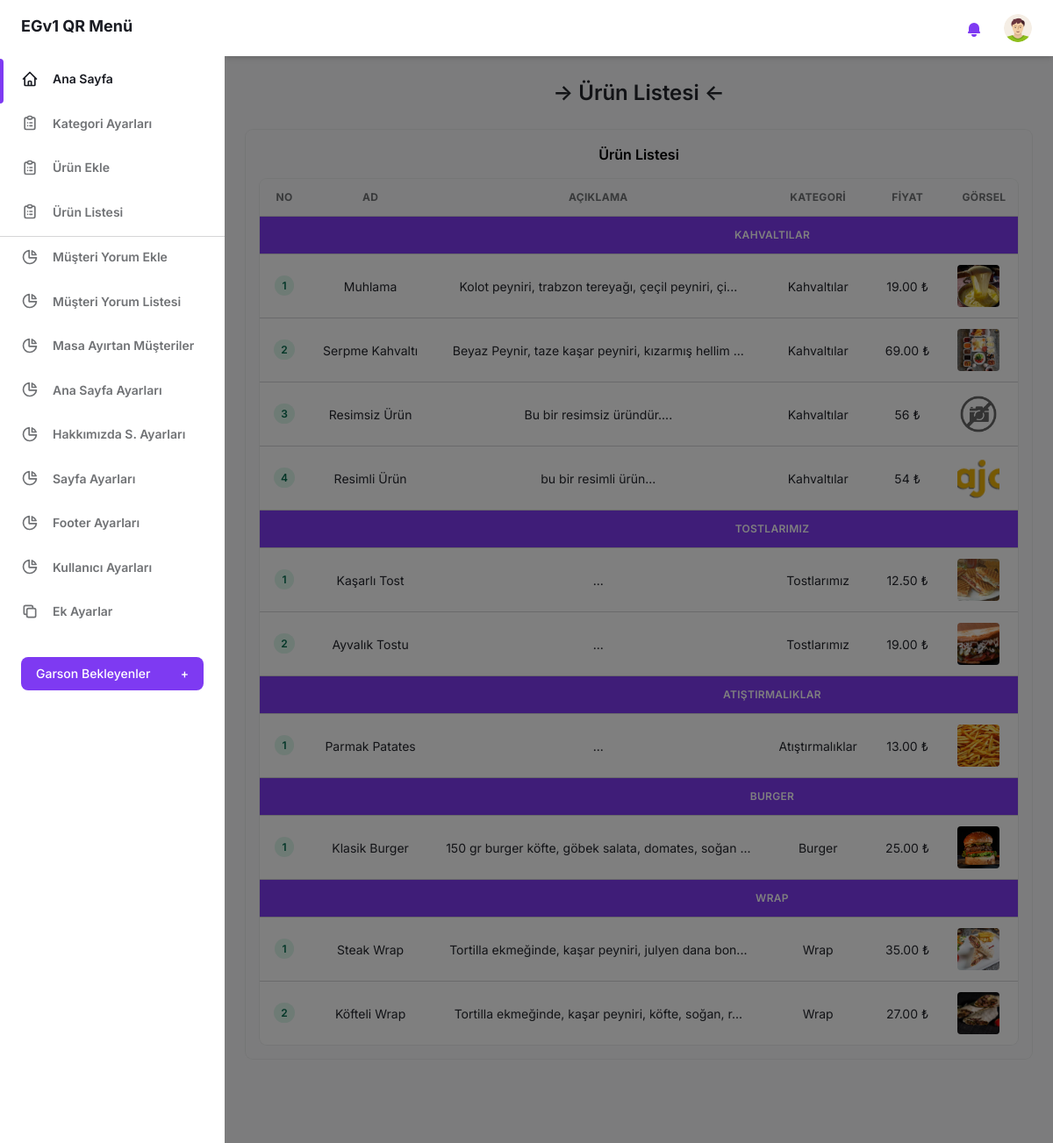
Page /admin-panel/urun-listesi.php (signed in) on the committed database.
### tables this page shows
CREATE TABLE IF NOT EXISTS `kategori_tablosu` (
  `kategori_id` int(11) NOT NULL AUTO_INCREMENT,
  `kategori_ad` varchar(50) NOT NULL,
  `kategori_resim` varchar(50) NOT NULL,
  `kategori_sira` int(3) NOT NULL,
  PRIMARY KEY (`kategori_id`)
);

CREATE TABLE IF NOT EXISTS `urun_tablosu` (
  `urun_id` int(11) NOT NULL AUTO_INCREMENT,
  `urun_ad` varchar(100) NOT NULL,
  `urun_aciklama` varchar(400) DEFAULT NULL,
  `urun_kategori` int(3) NOT NULL,
  `urun_fiyat` varchar(5) NOT NULL,
  `urun_gorsel` varchar(50) DEFAULT NULL,
  `urun_sira` int(3) NOT NULL DEFAULT '999',
  `one_cikar` int(1) DEFAULT '0',
  PRIMARY KEY (`urun_id`)
);

### admin-panel/urun-listesi.php (the view, shortened to what this page needs)
<?php
include("login-kontrol.php");
?>
<!DOCTYPE html>
<html :class="{ 'theme-dark': dark }" x-data="data()" lang="tr">
<head>
  <link rel="stylesheet" href="./assets/css/tailwind.output.css" />
</head>
<body>
  <div class="flex h-screen bg-gray-50 dark:bg-gray-900" :class="{ 'overflow-hidden': isSideMenuOpen}">
    <?php include("sidebar.php"); ?>
    <div class="flex flex-col flex-1">
      <?php include("header.php"); ?>
      <main class="h-full pb-16 overflow-y-auto">
        <div class="container px-6 mx-auto grid ">
          <h2 class="my-6 text-2xl text-center font-semibold  text-gray-700 dark:text-gray-400">
            &RightArrow; Ürün Listesi &LeftArrow;
          </h2>
          <div class="grid gap-6 mb-8">
            <div class="min-w-0 p-4 text-center rounded-lg shadow-xs">
              <h4 class="mb-4 font-semibold">
                Ürün Listesi
              </h4>
              <div class="w-full overflow-hidden rounded-lg shadow-xs">
                <div class="w-full overflow-x-auto">
                  <table class="w-full whitespace-no-wrap text-center">
                    <thead>
                      <tr class="text-xs font-semibold text-center tracking-wide text-left text-gray-500 uppercase border-b dark:border-gray-700 bg-gray-50 dark:text-gray-400 dark:bg-gray-800">
                        <th class="px-4 py-3">No</th>
                        <th class="px-4 py-3">Ad</th>
                        <th class="px-4 py-3">Açıklama</th>
                        <th class="px-4 py-3">Kategori</th>
                        <th class="px-4 py-3">Fiyat</th>
                        <th class="px-4 py-3">Görsel</th>
                      </tr>
                    </thead>
                    <tbody class="bg-white divide-y dark:divide-gray-700 dark:bg-gray-800">
                      <?php
                      $ksorgu = "SELECT * FROM kategori_tablosu";
                      $ksonuc = $db->query($ksorgu, PDO::FETCH_ASSOC);
                      foreach ($ksonuc as $ksatir) {
                        $kkid = $ksatir["kategori_id"];
                        $kad = $ksatir["kategori_ad"];
                        echo "<tr class='text-xs font-semibold text-center tracking-wide text-left bg-purple-600  text-white uppercase border-b dark:border-gray-700 bg-gray-50 dark:text-white dark:bg-purple-600'><td class='px-4 py-3' colspan='8'>$kad</td></tr>";
                        $sorgu = "SELECT * FROM urun_tablosu WHERE urun_kategori=$kkid ORDER BY urun_sira ASC";
                        $sonuc = $db->query($sorgu, PDO::FETCH_ASSOC);
                        $ksira = 0;
                        foreach ($sonuc as $satir) {
                          $ksira += 1;
                          $uid = $satir["urun_id"];
                          $uad = $satir["urun_ad"];
                          $uaciklama = $satir["urun_aciklama"];
                          $ukategori = $satir["urun_kategori"];
                          $ufiyat = $satir["urun_fiyat"];
                          $ugorsel = $satir["urun_gorsel"];
                          $urunsira = $satir["urun_sira"];
                          $onecikar = $satir["one_cikar"];
                          $uaciklama = mb_substr($uaciklama, 0, 50) . "...";
                          echo "
                                                <tr class='text-gray-700 dark:text-gray-4'>
                                                <td class='px-4 py-3 text-xs'>
                                                  <span class='px-2 py-1 font-semibold leading-tight text-green-700 bg-green-100 rounded-full dark:bg-green-700 dark:text-green-100'>
                                                    $ksira
                                                  </span>
                                                </td>
                                                <td class='px-4 py-3 text-sm dark:text-white'>$uad</td>
                                                <td class='px-4 py-3 text-sm dark:text-white'>
                                                $uaciklama
                                               </td>
                                               <td class='px-4 py-3 text-sm dark:text-white'> ";
                          $asorgu = "SELECT * FROM kategori_tablosu ORDER BY kategori_id ASC";
                          $asonuc = $db->query($asorgu, PDO::FETCH_ASSOC);
                          foreach ($asonuc as $asatir) {
                            $akid = $asatir["kategori_id"];
                            if ($ukategori == $akid) {
                              echo $asatir["kategori_ad"];
                            }
                          }
                          echo
                          "</td>
                                               <td class='px-4 py-3 text-sm dark:text-white'>
                                               $ufiyat ₺
                                               </td>
                                                <td class='px-4 py-3'>
                                                  <div class='flex items-center text-sm'>
                                                    <div class='w-12 h-12 mr-3'>
                                                  ";
                                                  if($ugorsel==null ){
                                                    echo"  <img class='object-cover w-full h-full rounded menu-resim' src='../images/resim-yok.png' />";
                                                  }else{
                                                    echo"  <img class='object-cover w-full h-full rounded menu-resim' src='../images/urun/$ugorsel' />";
                                                  }
                                                    echo"
                                                    </div>
                                                  </div>
                                                </td>
                                                <td class='px-4 py-3 text-sm dark:text-white'>
                                                <form method='POST'>
                                                <input type='hidden' value='$uid' name='urun-id'>
                                                <input type='text' name='urun-sira' value='$urunsira' size='1' maxlength='3' class='block  mt-1 text-center text-sm dark:border-gray-600 dark:bg-gray-700 focus:border-purple-400 focus:outline-none focus:shadow-outline-purple dark:text-gray-300 dark:focus:shadow-outline-gray form-input'/>
                                                </form>
                                                </td>
                                                <td class='px-4 py-3'>
                                                  <div class='flex items-center space-x-4 text-sm'>
                                                  <form method='POST' action='one-cikar.php'>
                                                  <input type='hidden' value='$uid' name='urun_id'>
                                                  <input type='hidden' value='$onecikar' name='one_cikar'>
                                                  <button class='flex items-center justify-between px-2 py-2 text-sm font-medium leading-5 text-purple-600 rounded-lg dark:text-gray-400 focus:outline-none focus:shadow-outline-gray' aria-label='Delete'>
                                                 ";
                          echo "
                                                  </button>
                                                  </form>
                                                  <a href='urun-duzenle.php?id=$uid''>
                                                    <button class='flex items-center justify-between px-2 py-2 text-sm font-medium leading-5 text-purple-600 rounded-lg dark:text-gray-400 focus:outline-none focus:shadow-outline-gray' aria-label='Edit'>
                                                      <svg class='w-5 h-5' aria-hidden='true' fill='currentColor' viewBox='0 0 20 20'>
                                                        <path d='M13.586 3.586a2 2 0 112.828 2.828l-.793.793-2.828-2.828.793-.793zM11.379 5.793L3 14.172V17h2.828l8.38-8.379-2.83-2.828z'>
                                                        </path>
                                                      </svg>
                                                    </button>
                                                        </a>
                                                    <form method='POST' action='urun-sil.php'>
                                                    <input type='hidden' value='$uid' name='urun_id'>
                                                    <input type='hidden' value='$ugorsel' name='urun_resim'>
                                                    <button class='flex items-center justify-between px-2 py-2 text-sm font-medium leading-5 text-purple-600 rounded-lg dark:text-gray-400 focus:outline-none focus:shadow-outline-gray' aria-label='Delete'>
                                                      <svg class='w-5 h-5' aria-hidden='true' fill='currentColor' viewBox='0 0 20 20'>
                                                        <path fill-rule='evenodd' d='M9 2a1 1 0 00-.894.553L7.382 4H4a1 1 0 000 2v10a2 2 0 002 2h8a2 2 0 002-2V6a1 1 0 100-2h-3.382l-.724-1.447A1 1 0 0011 2H9zM7 8a1 1 0 012 0v6a1 1 0 11-2 0V8zm5-1a1 1 0 00-1 1v6a1 1 0 102 0V8a1 1 0 00-1-1z' clip-rule='evenodd'></path>
                                                      </svg>
                                                    </button>
                                                    </form>
                                                  </div>
                                                </td>
                                              </tr>
                                                ";
                        }
                      }
                      ?>
                    </tbody>
                  </table>
                </div>
              </div>
            </div>
          </div>
        </div>
      </main>
    </div>
  </div>
</body>
</html>

### rows in the picture
kategori_tablosu: kategori_ad "KAHVALTILAR", kategori_ad "Kahvaltılar"
urun_tablosu: urun_ad "Muhlama", urun_aciklama "Kolot peyniri, trabzon tereyağı, çeçil peyniri, çi...", urun_fiyat "19.00", urun_gorsel (picture)
urun_tablosu: urun_ad "Serpme Kahvaltı", urun_aciklama "Beyaz Peynir, taze kaşar peyniri, kızarmış hellim ...", urun_fiyat "69.00", urun_gorsel (picture)
urun_tablosu: urun_ad "Resimsiz Ürün", urun_aciklama "Bu bir resimsiz üründür....", urun_fiyat "56"
urun_tablosu: urun_ad "Resimli Ürün", urun_aciklama "bu bir resimli ürün...", urun_fiyat "54", urun_gorsel (picture)
kategori_tablosu: kategori_ad "TOSTLARIMIZ", kategori_ad "Tostlarımız"
urun_tablosu: urun_ad "Kaşarlı Tost", urun_aciklama "...", urun_fiyat "12.50", urun_gorsel (picture)
urun_tablosu: urun_ad "Ayvalık Tostu", urun_aciklama "...", urun_fiyat "19.00", urun_gorsel (picture)
kategori_tablosu: kategori_ad "ATIŞTIRMALIKLAR", kategori_ad "Atıştırmalıklar"
urun_tablosu: urun_ad "Parmak Patates", urun_aciklama "...", urun_fiyat "13.00", urun_gorsel (picture)
kategori_tablosu: kategori_ad "BURGER", kategori_ad "Burger"
urun_tablosu: urun_ad "Klasik Burger", urun_aciklama "150 gr burger köfte, göbek salata, domates, soğan ...", urun_fiyat "25.00", urun_gorsel (picture)
kategori_tablosu: kategori_ad "WRAP", kategori_ad "Wrap"
urun_tablosu: urun_ad "Steak Wrap", urun_aciklama "Tortilla ekmeğinde, kaşar peyniri, julyen dana bon...", urun_fiyat "35.00", urun_gorsel (picture)
urun_tablosu: urun_ad "Köfteli Wrap", urun_aciklama "Tortilla ekmeğinde, kaşar peyniri, köfte, soğan, r...", urun_fiyat "27.00", urun_gorsel (picture)
